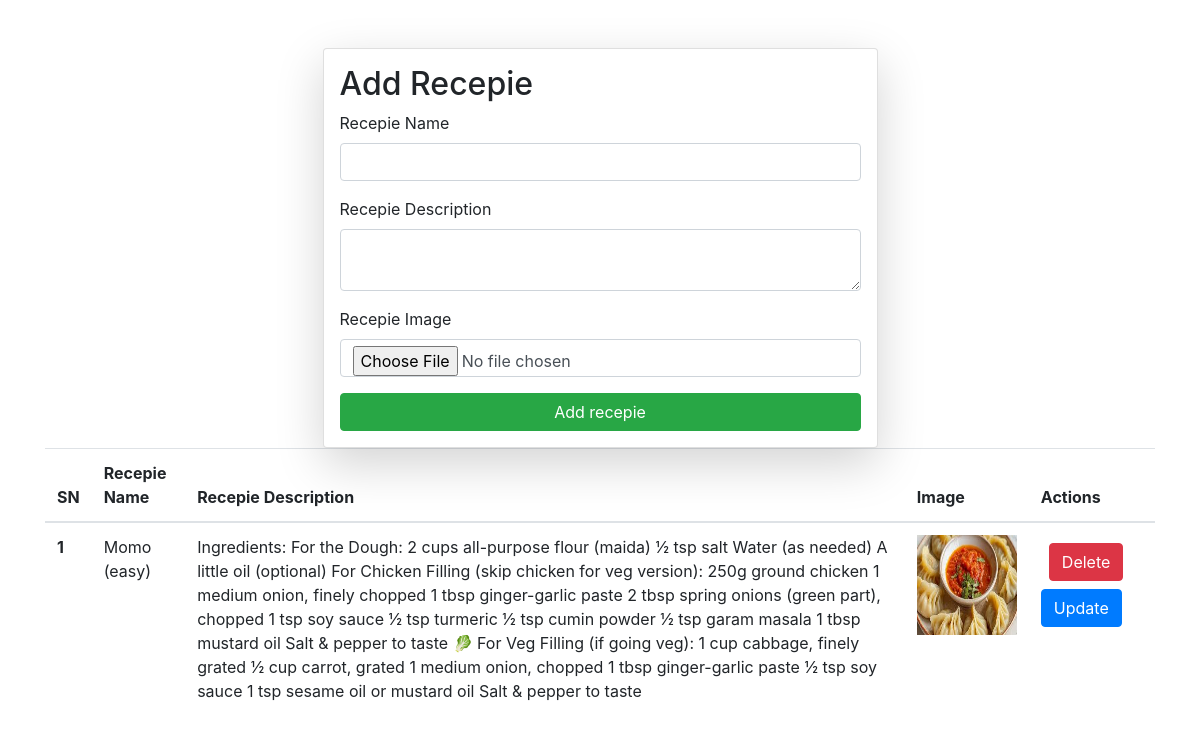
Page /recepies/ on the earlier database version.
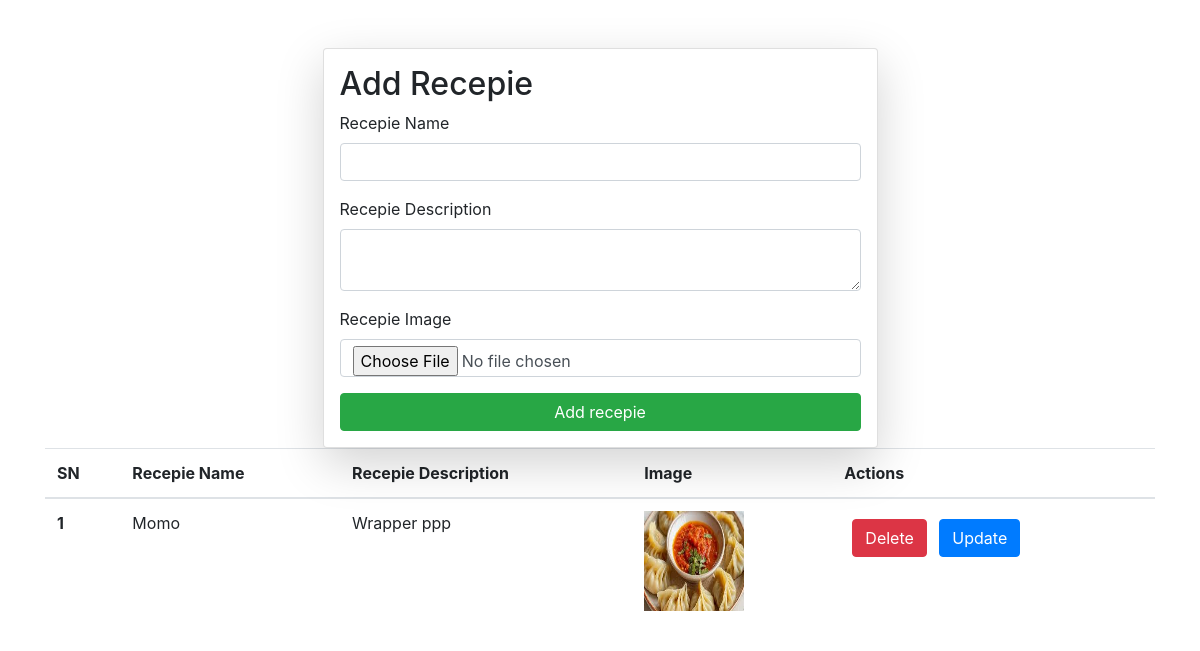
Same page on the later database version.
### veggie/models.py (models this page shows)
class recipie(models.Model):
    recepie_name=models.CharField(max_length=100)
    recepie_description=models.TextField()
    recepie_image=models.ImageField(upload_to="recepies/",null=True, blank=True)

### veggie/views.py (the view, shortened to what this page needs)
# urls.py: path('', home_views.homie, name='recepies'),
def recepies(request):
    queryset=recipie.objects.all()
    context={
            'pages':'recepies',
            'recepies':queryset
        }
    return render(request,'veggie/recepies.html', context)

### veggie/templates/veggie/recepies.html (shortened to what this page needs)
{% extends 'base.html' %}
{% block start %}
 <div class="container mt-5" >
    <form class="col-6 mx-auto card p-3 shadow-lg" method="post" enctype="multipart/form-data">
        <h2>Add Recepie</h2>
        <div class="mb-3">
          <label for="exampleInputEmail1" class="form-label">Recepie Name</label>
          <input name="recepie_name" required type="text" class="form-control">
        </div>
        <div class="mb-3">
          <label for="exampleInputPassword1" class="form-label">Recepie Description</label>
          <textarea name="recepie_description" required class="form-control"></textarea>
          </div>
          <div class="mb-3">
            <label for="exampleInputPassword1" class="form-label"> Recepie Image</label>
            <input name="recepie_image" type="file"  class="form-control">
                </div>
                <button type="submit" class="btn btn-success">Add recepie</button>
                        </form>
                        <table class="table">
                          <thead>
                            <tr>
                              <th scope="col">SN</th>
                              <th scope="col">Recepie Name</th>
                              <th scope="col">Recepie Description</th>
                              <th scope="col">Image</th>
                              <th scope="col">Actions</th>
                            </tr>
                          </thead>
                          <tbody>
                            {% for recepie in recepies %}
                            <tr>
                              <th scope="row">{{forloop.counter}}</th>
                              <td> {{recepie.recepie_name}}</td>
                              <td>{{recepie.recepie_description}}</td>
                              <td>
                                {% if recepie.recepie_image %}
                                  <img src="{{ recepie.recepie_image.url }}" alt="Recipe Image" width="100" height="100">
                                {% else %}
                                  No image
                                {% endif %}
                              </td>
                              <td>
                                <form method="POST" action="{% url 'delete_recepies' recepie.id %}" style="display:inline;">
                                  <button type="submit" class="btn btn-danger m-2">Delete</button>
                                </form>
                                <a href="{% url 'update_recepies' recepie.id %}"><button class="btn btn-primary">Update</button></a>
                              </td>
                            </tr>
                            {% endfor %}
                          </tbody>
                        </table>
{% endblock %}

### home/templates/base.html (shortened to what this page needs)
<!doctype html>
<html lang="en">
  <head>
    <link rel="stylesheet" href="https://cdn.jsdelivr.net/npm/bootstrap@4.4.1/dist/css/bootstrap.min.css">
</head>
<body>
    {% block start %}
    {% endblock %}
</body>
</html>

Differences in the rows shown:
removed recipie: recepie_name "Momo (easy)", recepie_description "Ingredients: For the Dough: 2 cups all-purpose flour (maida) ½ tsp salt Water (as needed) A little oil (optional) For Chicken Filling (skip chicken for veg version): 250g ground chicken 1 medium onion, finely chopped 1 tbsp ginger-garlic paste 2 tbsp spring onions (green part), chopped 1 tsp soy sauce ½ tsp turmeric ½ tsp cumin powder ½ tsp garam masala 1 tbsp mustard oil Salt & pepper to taste 🥬 For Veg Filling (if going veg): 1 cup cabbage, finely grated ½ cup carrot, grated 1 medium onion, chopped 1 tbsp ginger-garlic paste ½ tsp soy sauce 1 tsp sesame oil or mustard oil Salt & pepper to taste", recepie_image (picture)
added recipie: recepie_name "Momo", recepie_description "Wrapper ppp", recepie_image (picture)
